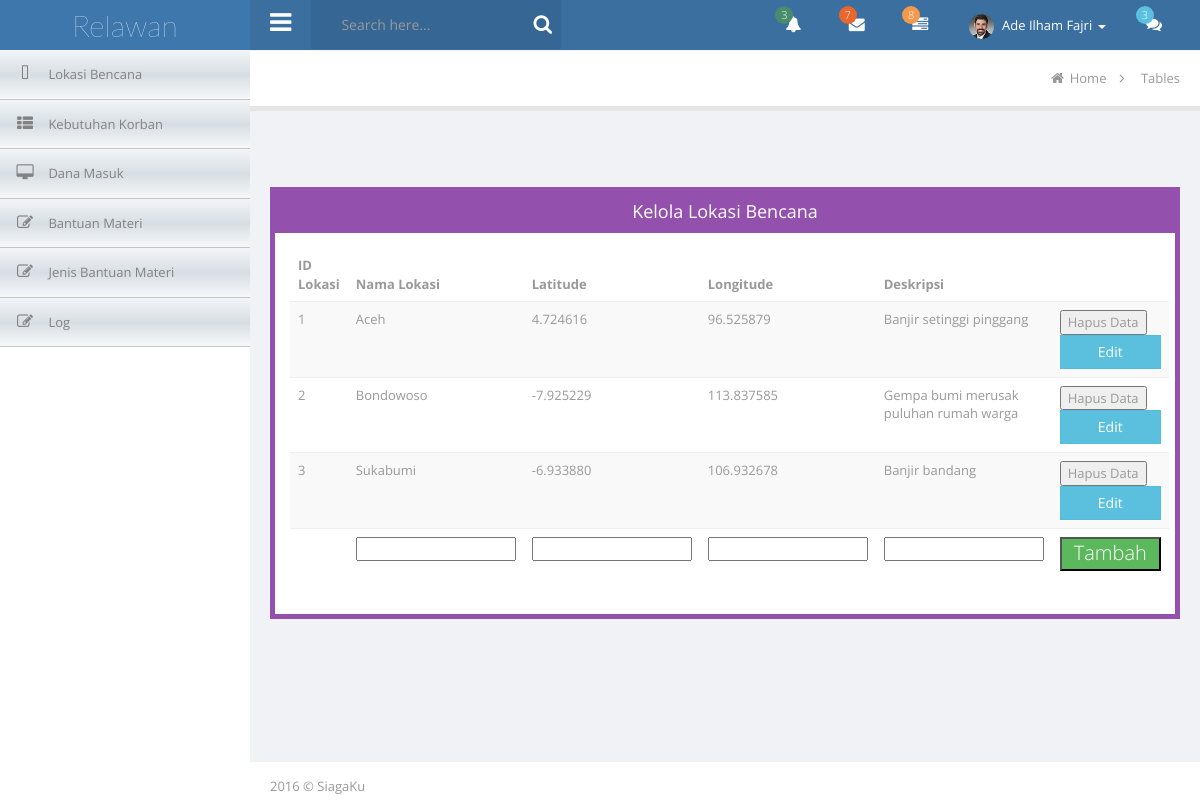
The page /siagaku/index.php/crud_lokasi/get_location on the database its author committed.
### tables this page shows
CREATE TABLE `lokasi` (
  `id_lokasi` int(11) NOT NULL AUTO_INCREMENT,
  `nama_lokasi` varchar(75) DEFAULT NULL,
  `latitude` varchar(50) DEFAULT NULL,
  `longitude` varchar(50) DEFAULT NULL,
  `deskripsi` varchar(255) DEFAULT NULL,
  PRIMARY KEY (`id_lokasi`)
);

### siagaku/application/controllers/crud_lokasi.php (called while the page is built, shortened)
<?php if ( ! defined('BASEPATH')) exit('No direct script access allowed');
class Crud_lokasi extends CI_Controller {
	public function __construct()
    {
        $this->load->model('lokasi_model');
        $this->load->helper('url');
    }
    public function get_location(){
    	$data = $this->lokasi_model->getAllLocation();
    	$this->load->view('relawan/lokasi_bencana', array('data' => $data));
    }
}

### siagaku/index.php (called while the page is built, shortened)
<?php
require_once BASEPATH.'core/CodeIgniter.php';

### siagaku/application/models/lokasi_model.php (called while the page is built, shortened)
<?php  if ( ! defined('BASEPATH')) exit('No direct script access allowed');
class lokasi_model extends CI_Model{
	public function getAllLocation()
	{
		$data = $this->db->query('select * from lokasi ');
		return $data->result_array();
	}
}

### siagaku/application/views/relawan/lokasi_bencana.php (the view, shortened to what this page needs)
<!DOCTYPE html>
<html lang="en">
<head>
    <link type="text/css" rel="stylesheet" href="<?php echo base_url().'assets/' ?>styles/jquery-ui-1.10.4.custom.min.css">
    <link type="text/css" rel="stylesheet" href="<?php echo base_url().'assets/' ?>styles/font-awesome.min.css">
    <link type="text/css" rel="stylesheet" href="<?php echo base_url().'assets/' ?>styles/bootstrap.min.css">
    <link type="text/css" rel="stylesheet" href="<?php echo base_url().'assets/' ?>styles/animate.css">
    <link type="text/css" rel="stylesheet" href="<?php echo base_url().'assets/' ?>styles/all.css">
    <link type="text/css" rel="stylesheet" href="<?php echo base_url().'assets/' ?>styles/main.css">
    <link type="text/css" rel="stylesheet" href="<?php echo base_url().'assets/' ?>styles/style-responsive.css">
    <link type="text/css" rel="stylesheet" href="<?php echo base_url().'assets/' ?>styles/zabuto_calendar.min.css">
    <link type="text/css" rel="stylesheet" href="<?php echo base_url().'assets/' ?>styles/pace.css">
    <link type="text/css" rel="stylesheet" href="<?php echo base_url().'assets/' ?>styles/jquery.news-ticker.css">
</head>
<body>
    <div>
        <div id="header-topbar-option-demo" class="page-header-topbar">
            <nav id="topbar" role="navigation" style="margin-bottom: 0;" data-step="3" class="navbar navbar-default navbar-static-top">
            <div class="navbar-header">
                <a id="logo" href="index.html" class="navbar-brand"><span class="fa fa-rocket"></span><span class="logo-text">Relawan</span><span style="display: none" class="logo-text-icon">µ</span></a></div>
            <div class="topbar-main"><a id="menu-toggle" href="#" class="hidden-xs"><i class="fa fa-bars"></i></a>
                <form id="topbar-search" action="" method="" class="hidden-sm hidden-xs">
                    <div class="input-icon right text-white"><a href="#"><i class="fa fa-search"></i></a><input type="text" placeholder="Search here..." class="form-control text-white"/></div>
                </form>
                <ul class="nav navbar navbar-top-links navbar-right mbn">
                    <li class="dropdown"><a data-hover="dropdown" href="#" class="dropdown-toggle"><i class="fa fa-bell fa-fw"></i><span class="badge badge-green">3</span></a>
                    </li>
                    <li class="dropdown"><a data-hover="dropdown" href="#" class="dropdown-toggle"><i class="fa fa-envelope fa-fw"></i><span class="badge badge-orange">7</span></a>
                    </li>
                    <li class="dropdown"><a data-hover="dropdown" href="#" class="dropdown-toggle"><i class="fa fa-tasks fa-fw"></i><span class="badge badge-yellow">8</span></a>
                    </li>
                    <li class="dropdown topbar-user"><a data-hover="dropdown" href="#" class="dropdown-toggle"><img src="images/avatar/48.jpg" alt="" class="img-responsive img-circle"/>&nbsp;<span class="hidden-xs">Ade Ilham Fajri</span>&nbsp;<span class="caret"></span></a>
                    </li>
                    <li id="topbar-chat" class="hidden-xs"><a href="javascript:void(0)" data-step="4" data-intro="&lt;b&gt;Form chat&lt;/b&gt; keep you connecting with other coworker" data-position="left" class="btn-chat"><i class="fa fa-comments"></i><span class="badge badge-info">3</span></a></li>
                </ul>
            </div>
        </nav>
        </div>
        <div id="wrapper">
<nav id="sidebar" role="navigation" data-step="2" data-intro="Template has &lt;b&gt;many navigation styles&lt;/b&gt;"
                data-position="right" class="navbar-default navbar-static-side">
    <div class="sidebar-collapse menu-scroll">
        <ul id="side-menu" class="nav">
            <li>
                <a href="<?php echo base_url().'index.php/relawan/lokasi_bencana'; ?>">
                    <i class="fa fa-send-o fa-fw"><div class="icon-bg bg-green"></div></i>
                    <span class="menu-title">Lokasi Bencana</span>
                </a>
            </li>
            <li>
                <a href="<?php echo base_url().'index.php/relawan/kebutuhan_korban'; ?>">
                    <i class="fa fa-th-list fa-fw"><div class="icon-bg bg-blue"></div></i>
                    <span class="menu-title">Kebutuhan Korban</span>
                </a>
            </li>
            <li>
                <a href="<?php echo base_url().'index.php/relawan/dana_masuk'; ?>">
                    <i class="fa fa-desktop fa-fw"><div class="icon-bg bg-blue"></div></i>
                    <span class="menu-title">Dana Masuk</span>
                </a>
            </li>
            <li>
                <a href="<?php echo base_url().'index.php/relawan/bantuan_materi'; ?>">
                    <i class="fa fa-edit fa-fw"><div class="icon-bg bg-red"></div></i>
                    <span class="menu-title">Bantuan Materi</span>
                </a>
            </li>
            <li>
                <a href="<?php echo base_url().'index.php/relawan/jenis_bantuan_materi'; ?>">
                    <i class="fa fa-edit fa-fw"><div class="icon-bg bg-yellow"></div></i>
                    <span class="menu-title">Jenis Bantuan Materi</span>
                </a>
            </li>
            <li>
                <a href="<?php echo base_url().'index.php/relawan/log'; ?>">
                    <i class="fa fa-edit fa-fw"><div class="icon-bg bg-yellow"></div></i>
                    <span class="menu-title">Log</span>
                </a>
            </li>
        </ul>
    </div>
</nav>
            <div id="page-wrapper">
                <div id="title-breadcrumb-option-demo" class="page-title-breadcrumb">
                    <ol class="breadcrumb page-breadcrumb pull-right">
                        <li><i class="fa fa-home"></i>&nbsp;<a href="dashboard.html">Home</a>&nbsp;&nbsp;<i class="fa fa-angle-right"></i>&nbsp;&nbsp;</li>
                        <li class="active">Tables</li>
                    </ol>
                    <div class="clearfix">
                    </div>
                </div>
                <div class="page-content">
                    <div id="tab-general">
                        <div class="row mbl">
                            <div class="col-lg-12">
                                            <div class="col-md-12">
                                            </div>
                            </div>
                            <div class="col-lg-12">
                            <div class="row">
                    <br/><br/><br/>
                    <div class="col-lg-12">
                        <div class="panel panel-violet">
                            <div class="panel-heading" align="center">Kelola Lokasi Bencana</div>
                            <div class="panel-body">
                            <form method="POST" action="<?php echo base_url().'index.php/crud_lokasi/do_insert' ?>" enctype="multipart/form-data">
                                <table class="table table-hover table-striped">
                                    <thead>
                                    <tr>
                                        <th>ID Lokasi</th>
                                        <th>Nama Lokasi</th>
                                        <th>Latitude</th>
                                        <th>Longitude</th>
                                        <th>Deskripsi</th>
                                    </tr>
                                    </thead>
                                    <tbody>
                                    <?php foreach ($data as $temp) { ?>
                                    <tr>
                                        <td><?php echo $temp['id_lokasi']; ?></td>
                                        <td><?php echo $temp['nama_lokasi']; ?></td>
                                        <td><?php echo $temp['latitude']; ?></td>
                                        <td><?php echo $temp['longitude']; ?></td>
                                        <td><?php echo $temp['deskripsi']; ?></td>
                                        <td>
                                            <button>Hapus Data</button>
                                            <a class="btn btn-block btn-info" value="Edit" href="<?php echo base_url()."index.php/crud_lokasi/do_edit/".$temp['id_lokasi']; ?>">Edit</a>
                                        </td>
                                    </tr>
                                     <?php   } ?>
                                    <tr>
                                        <td> </td>
                                        <td><input type="text" name="nama_lokasi" /></td>
                                        <td><input type="text" name="latitude" /></td>
                                        <td><input type="text" name="longitude" /></td>
                                        <td><input type="text" name="deskripsi" /></td>
                                        <td><button class="label label-sm label-success" type="submit">Tambah</button></td>
                                    </tr>
                                    </tbody>
                                </table>
                                </form>
                            </div>
                        </div>
                    </div>
                </div>
                            </div>
                        </div>
                    </div>
                </div>
                <div id="footer">
                    <div class="copyright">
                    <a href="#">2016 © SiagaKu</a></div>
                </div>
            </div>
        </div>
    </div>
</body>
</html>

### rows shown on the page
lokasi: id_lokasi "1", nama_lokasi "Aceh", latitude "4.724616", longitude "96.525879", deskripsi "Banjir setinggi pinggang"
lokasi: id_lokasi "2", nama_lokasi "Bondowoso", latitude "-7.925229", longitude "113.837585", deskripsi "Gempa bumi merusak puluhan rumah warga"
lokasi: id_lokasi "3", nama_lokasi "Sukabumi", latitude "-6.933880", longitude "106.932678", deskripsi "Banjir bandang"
